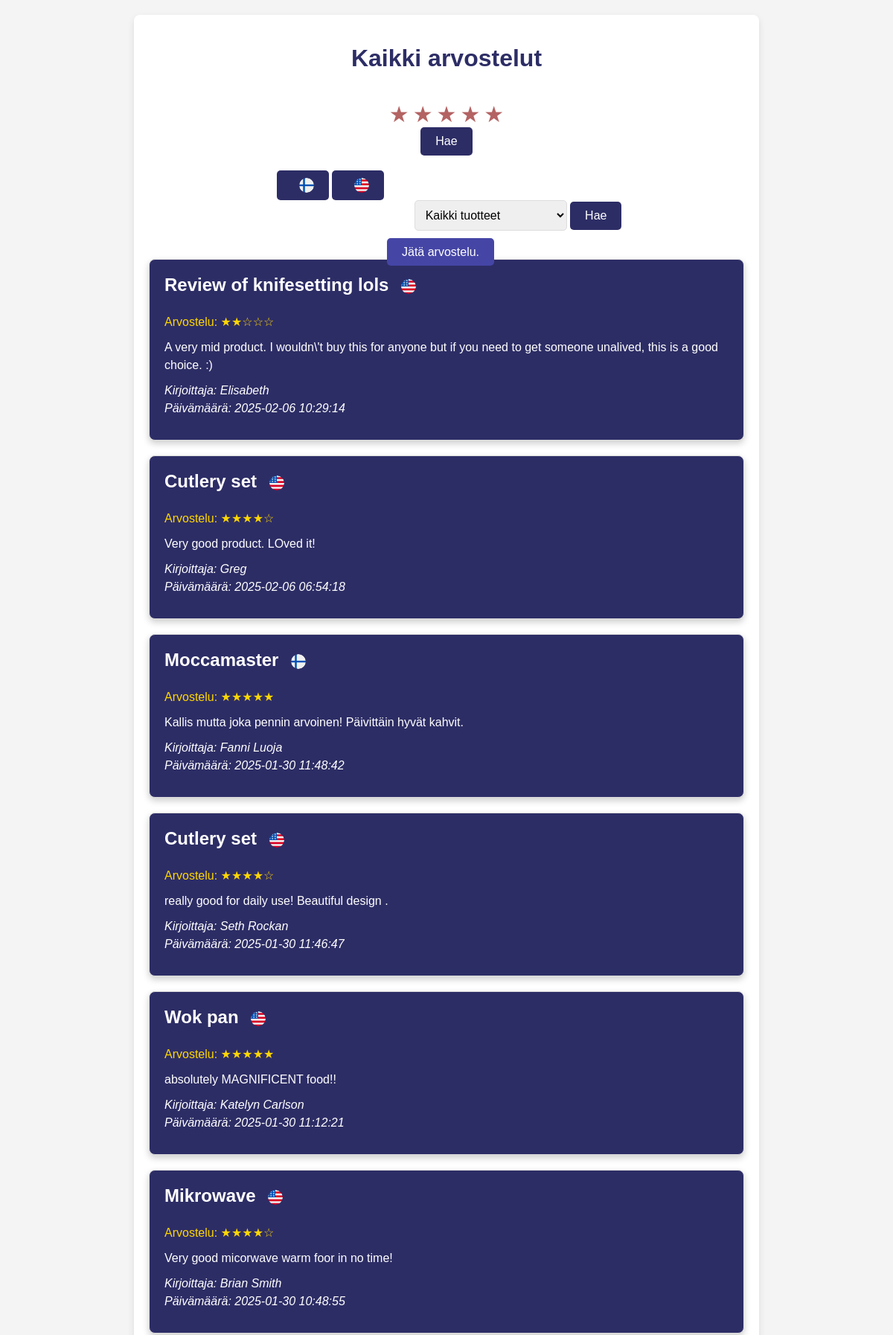
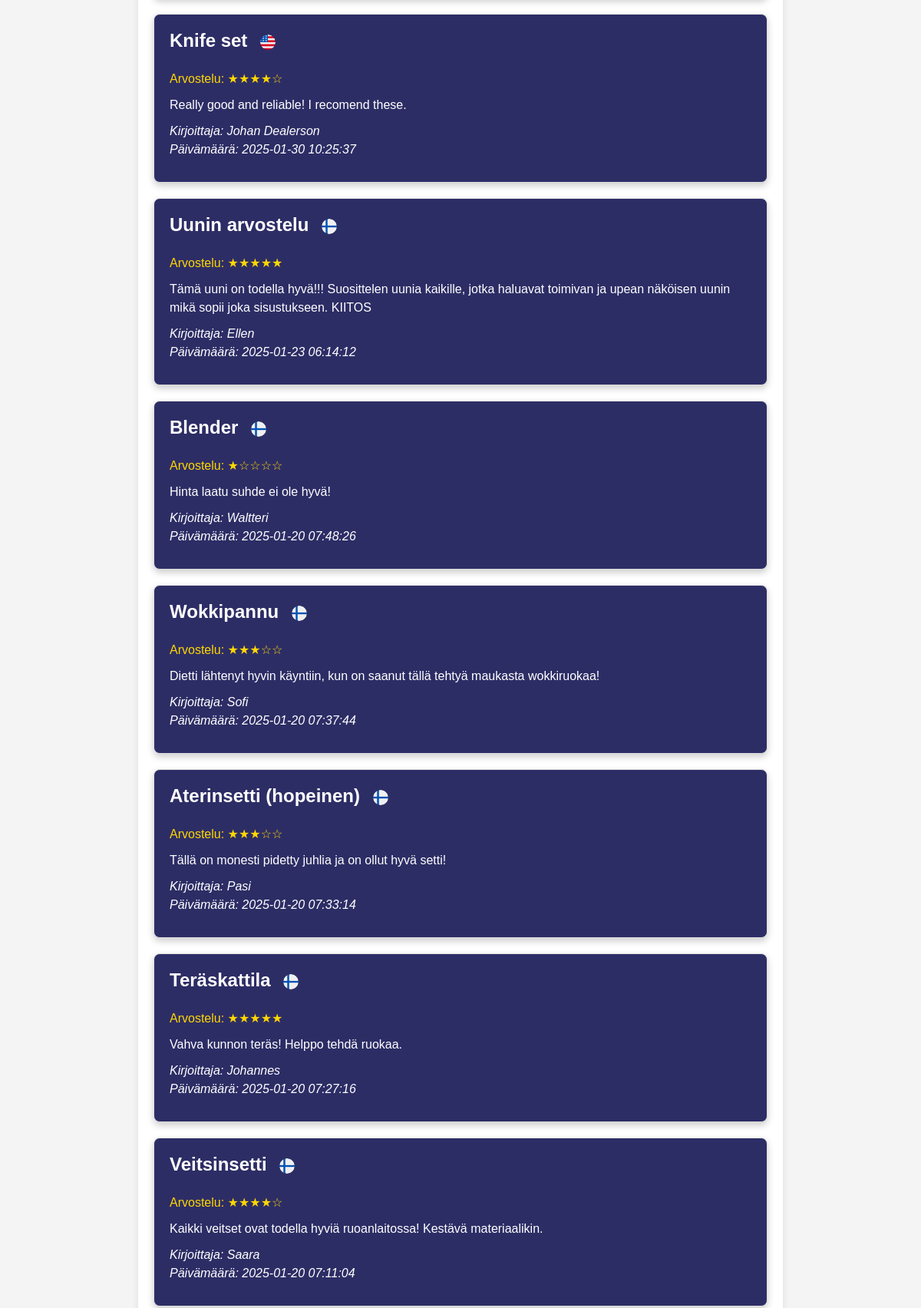
The page /arvosteluSivu.php (upper part) on the database its author committed (2 pictures, top to bottom).
### tables this page shows
CREATE TABLE `arvostelut` (
  `id` int(11) NOT NULL,
  `tuote_id` int(11) NOT NULL,
  `nimi` varchar(255) NOT NULL,
  `sähköposti` varchar(255) NOT NULL,
  `otsikko` varchar(255) NOT NULL,
  `kommentti` text NOT NULL,
  `tähtiarvostelu` int(1) NOT NULL,
  `luotu` timestamp NOT NULL DEFAULT current_timestamp(),
  `arvosana` int(11) DEFAULT 0,
  `kieli` enum('fi','en') NOT NULL DEFAULT 'fi'
);

### lang.php (called while the page is built, shortened)
<?php
$active_language = $_SESSION['lang'] ?? 'fi';
$current_lang = $lang[$active_language] ?? $lang['fi'];
?>

### arvosteluSivu.php (the view, shortened to what this page needs)
<?php
require_once('lang.php');
try {
    $dsn = "mysql:host=" . DB_HOST . ";dbname=" . DB_DATABASE . ";charset=utf8";
    $pdo = new PDO($dsn, DB_USER, DB_PASSWORD);
    $pdo->setAttribute(PDO::ATTR_ERRMODE, PDO::ERRMODE_EXCEPTION);
    $pdo->setAttribute(PDO::ATTR_DEFAULT_FETCH_MODE, PDO::FETCH_ASSOC);
    $pdo->setAttribute(PDO::ATTR_EMULATE_PREPARES, false);
} catch (PDOException $e) {
    die('Tietokantayhteyden muodostaminen epäonnistui: ' . $e->getMessage());
}
try {
    $stmt = $pdo->prepare("SELECT id, nimi FROM tuotteet");
    $stmt->execute();
} catch (PDOException $e) {
    echo '<p class="error">Virhe tuotteiden hakemisessa: ' . $e->getMessage() . '</p>';
    $products = [];
}
$product_id = isset($_GET['product_id']) ? $_GET['product_id'] : null;
try {
    if ($product_id) {
        $stmt = $pdo->prepare("SELECT * FROM arvostelut WHERE tuote_id = :product_id ORDER BY luotu DESC");
        $stmt->bindParam(':product_id', $product_id);
    } else {
        $stmt = $pdo->prepare("SELECT * FROM arvostelut ORDER BY luotu DESC");
    }
    $stmt->execute();
    $reviews = $stmt->fetchAll();
} catch (PDOException $e) {
    echo '<p class="error">Virhe arvostelujen hakemisessa: ' . $e->getMessage() . '</p>';
    $reviews = [];
}
try {
    $query = "SELECT * FROM arvostelut WHERE 1=1";
    $query .= " ORDER BY luotu DESC";
    $stmt = $pdo->prepare($query);
    $stmt->execute();
    $reviews = $stmt->fetchAll();
} catch (PDOException $e) {
    echo '<p class="error">Virhe arvostelujen hakemisessa: ' . $e->getMessage() . '</p>';
    $reviews = [];
}
?>
<!DOCTYPE html>
<html lang="en">
<head>
</head>
<body>
    <div class="review-container">
        <h1><?= $current_lang['AllReviews']; ?></h1>
        <div class="star-filter">
            <form method="GET" action="index.php">
                <label><?= $current_lang['FilterStar']; ?></label>
                <div class="star-rating">
                    <label for="star5">★</label>
                    <label for="star4">★</label>
                    <label for="star3">★</label>
                    <label for="star2">★</label>
                    <label for="star1">★</label>
                </div>
                <button type="submit"><?= $current_lang['Search']; ?></button>
            </form>
        </div>
        <form method="GET" action="index.php">
            <label><?= $current_lang['FilterLanguage']; ?></label>
            <button type="submit" name="lang_filter" value="fi">
                <img src="kuvat/suomenlippu.png" alt="Suomi" class="lang-icon">
            </button>
            <button type="submit" name="lang_filter" value="en">
                <img src="kuvat/englantilippu.png" alt="English" class="lang-icon">
            </button>
        </form>
        <div class="product-filter">
            <form method="GET" action="index.php">
                <label><?= $current_lang['FilterProduct']; ?></label>
                <select name="product_id" id="product_id" class="product-select">
                    <option value=""><?= $current_lang['AllProducts']; ?></option>
        </select>
        <button type="submit"><?= $current_lang['Search']; ?></button>
        </form>
        </div>
        <a class="edit-btn" href="index.php?page=lisaaArvostelu">
            <?= $current_lang['leaveReview']; ?></a>
        <?php if (empty($reviews)): ?>
            <h3><?= $current_lang['no_reviews']; ?><?= $current_lang['give_review']; ?>
                <a href="index.php?page=lisaaArvostelu">Täältä</a>
            </h3>
        <?php else: ?>
            <?php foreach ($reviews as $review): ?>
                <div class="review">
                    <h3>
                        <?= htmlspecialchars($review['otsikko']) ?>
                        <?php if ($review['kieli'] == 'fi'): ?>
                            <img src="kuvat/suomenlippu.png" alt="Finnish" class="lang-icon">
                        <?php elseif ($review['kieli'] == 'en'): ?>
                            <img src="kuvat/englantilippu.png" alt="English" class="lang-icon">
                        <?php endif; ?>
                    </h3>
                    <p class="rating">Arvostelu:
                        <?php
                        for ($i = 1; $i <= 5; $i++) {
                            echo ($i <= $review['tähtiarvostelu']) ? '★' : '☆';
                        }
                        ?>
                    </p>
                    <p><?= nl2br(htmlspecialchars($review['kommentti'])) ?></p>
                    <p><em><?= $current_lang['writer']; ?>: <?= htmlspecialchars($review['nimi']) ?>
                            <br>
                            <?= $current_lang['date']; ?>: <?= $review['luotu'] ?></em></p>
                </div>
            <?php endforeach; ?>
<?php endif; ?>
</div>
</body>
</html>

### arvosteluSivu.php (style rules this page uses)
body { font-family: 'Trebuchet MS', Arial, sans-serif; margin: 0; padding: 0; background-color: #f4f4f4; color: #333; }
h1 { text-align: center; color: rgb(45, 45, 102); margin-top: 20px; }
.review-container { max-width: 800px; margin: 20px auto; background: white; border-radius: 8px; box-shadow: 0 4px 10px rgba(0, 0, 0, 0.1); padding: 20px; }
.product-filter { margin-bottom: 20px; text-align: center; }
.product-select { padding: 10px; font-size: 16px; border-radius: 5px; border: 1px solid #ddd; }
button { padding: 10px 20px; font-size: 16px; background-color: rgb(45, 45, 102); color: white; border: none; border-radius: 5px; cursor: pointer; }
.review { background: rgb(45, 45, 102); color: white; border: 1px solid #ddd; border-radius: 8px; box-shadow: 0 4px 10px rgba(0, 0, 0, 0.2); margin-bottom: 20px; padding: 20px; text-align: left; }
.review h3 { margin-top: 0; font-size: 1.5em; }
.rating { color: gold; font-size: 1.2em; margin: 10px 0; }
.review p { line-height: 1.5; font-size: 1em; margin: 10px 0; }
.star-filter { text-align: center; margin-bottom: 20px; }
.star-rating { display: flex; justify-content: center; gap: 5px; }
.star-rating label { font-size: 30px; color: rgb(180, 99, 99); cursor: pointer; transition: color 0.3s; }
label { color: white; }
.edit-btn { margin-left: 40%; background-color: #4545a6; color: white; padding: 10px 20px; text-decoration: none; border-radius: 5px; font-size: 16px; transition: background-color 0.3s ease; }
.lang-icon { width: 30px; height: auto; border-radius: 50%; transition: transform 0.2s ease, box-shadow 0.2s ease; }
button img { border: none; background: none; cursor: pointer; }
.lang-icon { width: 20px; height: auto; margin-left: 10px; vertical-align: middle; }

### rows shown on the page
arvostelut: otsikko "Review of knifesetting lols", tähtiarvostelu 2 (drawn), kommentti "A very mid product. I wouldn\\'t buy this for anyone but if you need to get someone unalived, this is a good choice. :)", nimi "Elisabeth", luotu "2025-02-06 10:29:14"
arvostelut: otsikko "Cutlery set", tähtiarvostelu 4 (drawn), kommentti "Very good product. LOved it!", nimi "Greg", luotu "2025-02-06 06:54:18"
arvostelut: otsikko "Moccamaster", tähtiarvostelu 5 (drawn), kommentti "Kallis mutta joka pennin arvoinen! Päivittäin hyvät kahvit.", nimi "Fanni Luoja", luotu "2025-01-30 11:48:42"
arvostelut: otsikko "Cutlery set", tähtiarvostelu 4 (drawn), kommentti "really good for daily use! Beautiful design .", nimi "Seth Rockan", luotu "2025-01-30 11:46:47"
arvostelut: otsikko "Wok pan", tähtiarvostelu 5 (drawn), kommentti "absolutely MAGNIFICENT food!!", nimi "Katelyn Carlson", luotu "2025-01-30 11:12:21"
arvostelut: otsikko "Mikrowave", tähtiarvostelu 4 (drawn), kommentti "Very good micorwave warm foor in no time!", nimi "Brian Smith", luotu "2025-01-30 10:48:55"
arvostelut: otsikko "Knife set", tähtiarvostelu 4 (drawn), kommentti "Really good and reliable! I recomend these.", nimi "Johan Dealerson", luotu "2025-01-30 10:25:37"
arvostelut: otsikko "Uunin arvostelu", tähtiarvostelu 5 (drawn), kommentti "Tämä uuni on todella hyvä!!! Suosittelen uunia kaikille, jotka haluavat toimivan ja upean näköisen uunin mikä sopii joka sisustukseen. KIITOS", nimi "Ellen", luotu "2025-01-23 06:14:12"
arvostelut: otsikko "Blender", tähtiarvostelu 1 (drawn), kommentti "Hinta laatu suhde ei ole hyvä!", nimi "Waltteri", luotu "2025-01-20 07:48:26"
arvostelut: otsikko "Wokkipannu", tähtiarvostelu 3 (drawn), kommentti "Dietti lähtenyt hyvin käyntiin, kun on saanut tällä tehtyä maukasta wokkiruokaa!", nimi "Sofi", luotu "2025-01-20 07:37:44"
arvostelut: otsikko "Aterinsetti (hopeinen)", tähtiarvostelu 3 (drawn), kommentti "Tällä on monesti pidetty juhlia ja on ollut hyvä setti!", nimi "Pasi", luotu "2025-01-20 07:33:14"
arvostelut: otsikko "Teräskattila", tähtiarvostelu 5 (drawn), kommentti "Vahva kunnon teräs! Helppo tehdä ruokaa.", nimi "Johannes", luotu "2025-01-20 07:27:16"
arvostelut: otsikko "Veitsinsetti", tähtiarvostelu 4 (drawn), kommentti "Kaikki veitset ovat todella hyviä ruoanlaitossa! Kestävä materiaalikin.", nimi "Saara", luotu "2025-01-20 07:11:04"

### other values the page prints
$current_lang['AllReviews'] "Kaikki arvostelut"
$current_lang['Search'] "Hae"
$current_lang['leaveReview'] "Jätä arvostelu."
form field product_id "Kaikki tuotteet"
